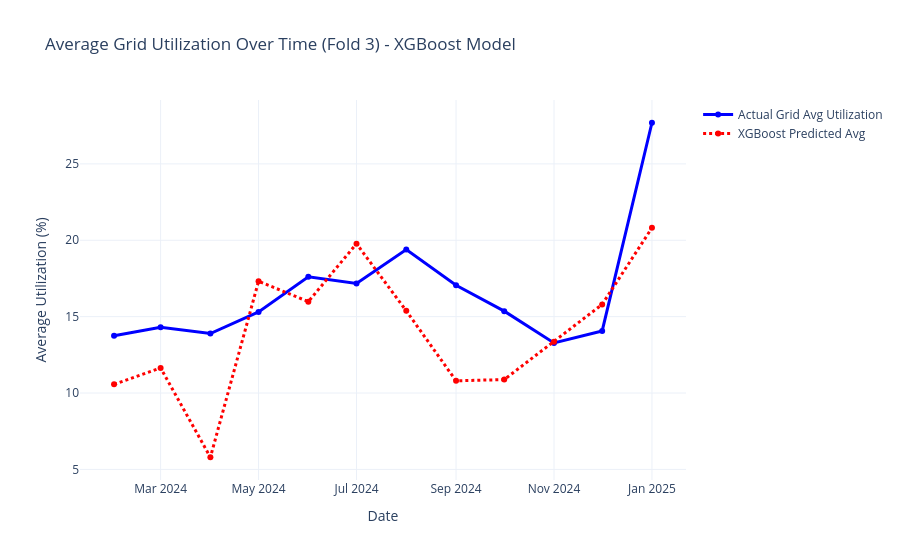

The code cell stored with this chart in its notebook:
### Markdown cell above
# Model Results and Findings

## Quick Results Breakdown

* Naive Baseline (Raw Utilization)
  * Fold 1 R^2: 0.3938
  * Fold 2 R^2: 0.5917
  * Fold 3 R^2: 0.5018
  * Overall R^2: 0.4958
  * Overall RMSE: 17.8401

* Ridge Regression (Raw Utilization)
  * Fold 1 R^2: 0.4974
  * Fold 2 R^2: 0.6433
  * Fold 3 R^2: 0.5682
  * Overall R^2: 0.5696
  * Overall RMSE: 16.4935

* CatBoost (Target Delta)
  * Fold 1 R^2: Negative 0.5279
  * Fold 2 R^2: 0.5304
  * Fold 3 R^2: 0.6170
  * Overall R^2: 0.2065
  * Overall RMSE: 21.4096

* XGBoost (Target Delta)
  * Fold 1 R^2: 0.2789
  * Fold 2 R^2: 0.6735
  * Fold 3 R^2: 0.7028
  * Overall R^2: 0.5517
  * Overall RMSE: 16.5472

## What Actually Happened With Each Model

### 1. Ridge Regression was a solid win over baseline
Scaling the features and using Ridge gave an instant improvement. It brought the overall error down to 16.4935 and pulled the R^2 up to 0.5696. It beat the naive baseline across every fold because linear models easily handle smooth lag trends.

### 2. CatBoost had a rough time with early data
CatBoost struggled when predicting raw utilization numbers directly. Switching to target delta (predicting the change from last month) helped it do much better in Folds 2 and 3. But Fold 1 completely blew up at Negative 0.5279 R^2. Tree models can struggle when early training data has weird weather spikes that do not match what comes later.

### 3. XGBoost on target delta crushed it on recent data
XGBoost predicting target delta turned out to be really good for newer data. It scored 0.6735 on Fold 2 and went all the way up to 0.7028 on Fold 3! That shows it caught non linear weather patterns (like temperature jumps) way better than any linear model once it had enough training data. Fold 1 was still tricky at 0.2789, but overall it stayed right up there with Ridge.

## Main Takeaways for the Project

* Predicting delta is huge for tree models: Trees do terrible when trying to guess raw utilization directly off lag features. Having them predict the change from last month lets the lag handle the main trend while the tree focuses on weather.
* XGBoost gets the highest accuracy on new data: If the goal is peak performance on recent folds, XGBoost on target delta is the winner since it passed 0.70 R^2 on Fold 3.
* Ridge is the most consistent overall: If you need a simple model that never blows up on unexpected data, Ridge is super reliable across the board.

### Code cell
import pandas as pd
import plotly.graph_objects as go

#Combine dates, actuals, and predictions
plot_df = test_clean[['report_date', 'utilization_pct']].copy()
plot_df['predicted_utilization'] = y_pred_reconstructed

#Average across all plants for each date (Grid View)
grid_monthly = plot_df.groupby('report_date')[['utilization_pct', 'predicted_utilization']].mean().reset_index()
grid_monthly = grid_monthly.sort_values('report_date')

fig_timeline = go.Figure()

fig_timeline.add_trace(go.Scatter(
    x=grid_monthly['report_date'], 
    y=grid_monthly['utilization_pct'],
    mode='lines+markers', 
    name='Actual Grid Avg Utilization',
    line=dict(color='blue', width=3)
))

fig_timeline.add_trace(go.Scatter(
    x=grid_monthly['report_date'], 
    y=grid_monthly['predicted_utilization'],
    mode='lines+markers', 
    name='XGBoost Predicted Avg',
    line=dict(color='red', width=3, dash='dot')
))

fig_timeline.update_layout(
    title='Average Grid Utilization Over Time (Fold 3) - XGBoost Model',
    xaxis_title='Date',
    yaxis_title='Average Utilization (%)',
    template='plotly_white',
    hovermode='x unified'
)

fig_timeline.show()

### Figure 1 — Plotly figure (JSON) as saved in the notebook; plotly's stock layout.template omitted (floating-point values rounded to 4 significant figures)
{"data": [{"line": {"color": "blue", "width": 3}, "mode": "lines+markers", "name": "Actual Grid Avg Utilization", "type": "scatter", "x": ["2024-02-01T00:00:00.000000", "2024-03-01T00:00:00.000000", "2024-04-01T00:00:00.000000", "2024-05-01T00:00:00.000000", "2024-06-01T00:00:00.000000", "2024-07-01T00:00:00.000000", "2024-08-01T00:00:00.000000", "2024-09-01T00:00:00.000000", "2024-10-01T00:00:00.000000", "2024-11-01T00:00:00.000000", "2024-12-01T00:00:00.000000", "2025-01-01T00:00:00.000000"], "y": [13.74, 14.31, 13.9, 15.31, 17.61, 17.17, 19.39, 17.06, 15.36, 13.28, 14.06, 27.69]}, {"line": {"color": "red", "dash": "dot", "width": 3}, "mode": "lines+markers", "name": "XGBoost Predicted Avg", "type": "scatter", "x": ["2024-02-01T00:00:00.000000", "2024-03-01T00:00:00.000000", "2024-04-01T00:00:00.000000", "2024-05-01T00:00:00.000000", "2024-06-01T00:00:00.000000", "2024-07-01T00:00:00.000000", "2024-08-01T00:00:00.000000", "2024-09-01T00:00:00.000000", "2024-10-01T00:00:00.000000", "2024-11-01T00:00:00.000000", "2024-12-01T00:00:00.000000", "2025-01-01T00:00:00.000000"], "y": [10.57, 11.64, 5.795, 17.32, 15.98, 19.77, 15.38, 10.8, 10.88, 13.36, 15.8, 20.81]}], "layout": {"hovermode": "x unified", "title": {"text": "Average Grid Utilization Over Time (Fold 3) - XGBoost Model"}, "xaxis": {"title": {"text": "Date"}}, "yaxis": {"title": {"text": "Average Utilization (%)"}}}}
